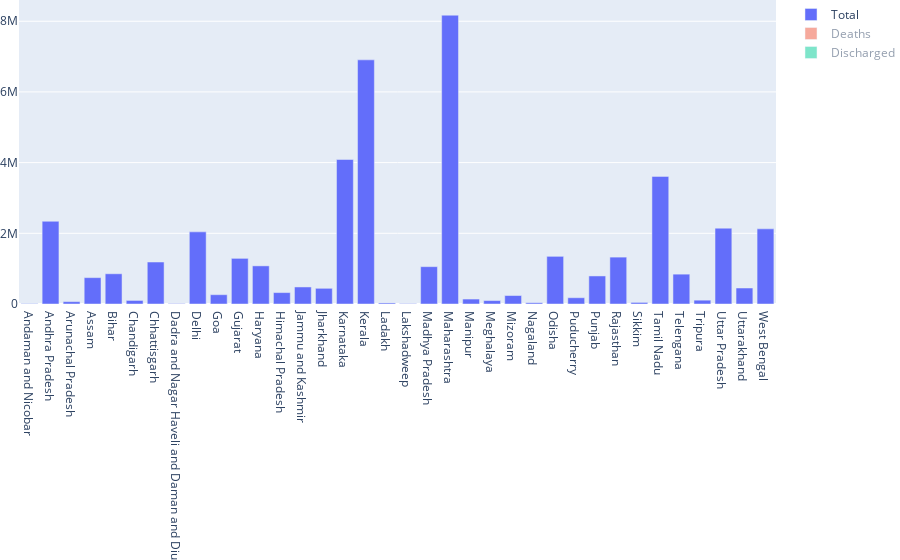

Source (notebook cell):
### Code cell
x = cd['State/UTs'].values
y1 = cd['Total Cases'].values
y2 = cd['Deaths'].values
y3 = cd['Discharged'].values

fig=go.Figure()

fig.add_trace(go.Bar(x=x,y=y1,name="Total"))
fig.add_trace(go.Bar(x=x,y=y2,name="Deaths"))
fig.add_trace(go.Bar(x=x,y=y2,name="Discharged"))

fig.update_layout(
    height=900,
    margin=dict(l=0,r=0,t=0,b=0)
)
fig.show()

### Figure 1 — Plotly figure (JSON) as saved in the notebook; plotly's stock layout.template omitted (floating-point values rounded to 4 significant figures)
{"data": [{"name": "Total", "type": "bar", "x": ["Andaman and Nicobar", "Andhra Pradesh", "Arunachal Pradesh", "Assam", "Bihar", "Chandigarh", "Chhattisgarh", "Dadra and Nagar Haveli and Daman and Diu", "Delhi", "Goa", "Gujarat", "Haryana", "Himachal Pradesh", "Jammu and Kashmir", "Jharkhand", "Karnataka", "Kerala", "Ladakh", "Lakshadweep", "Madhya Pradesh", "Maharashtra", "Manipur", "Meghalaya", "Mizoram", "Nagaland", "Odisha", "Puducherry", "Punjab", "Rajasthan", "Sikkim", "Tamil Nadu", "Telengana", "Tripura", "Uttar Pradesh", "Uttarakhand", "West Bengal"], "y": [10766, 2340676, 67049, 746159, 855267, 100693, 1187695, 11592, 2040910, 263346, 1291383, 1078903, 322905, 482023, 443826, 4088769, 6907241, 29602, 11415, 1056351, 8171048, 140034, 96983, 239560, 36033, 1348409, 177547, 793644, 1326465, 44927, 3610655, 844432, 108493, 2145431, 452571, 2126282]}, {"name": "Deaths", "type": "bar", "visible": "legendonly", "x": ["Andaman and Nicobar", "Andhra Pradesh", "Arunachal Pradesh", "Assam", "Bihar", "Chandigarh", "Chhattisgarh", "Dadra and Nagar Haveli and Daman and Diu", "Delhi", "Goa", "Gujarat", "Haryana", "Himachal Pradesh", "Jammu and Kashmir", "Jharkhand", "Karnataka", "Kerala", "Ladakh", "Lakshadweep", "Madhya Pradesh", "Maharashtra", "Manipur", "Meghalaya", "Mizoram", "Nagaland", "Odisha", "Puducherry", "Punjab", "Rajasthan", "Sikkim", "Tamil Nadu", "Telengana", "Tripura", "Uttar Pradesh", "Uttarakhand", "West Bengal"], "y": [129, 14733, 296, 8035, 12314, 1185, 14190, 4, 26666, 4014, 11079, 10755, 4241, 4792, 5334, 40358, 72042, 231, 52, 10786, 148558, 2149, 1628, 734, 782, 9215, 1981, 19338, 9736, 501, 38081, 4111, 942, 23712, 7768, 21555]}, {"name": "Discharged", "type": "bar", "visible": "legendonly", "x": ["Andaman and Nicobar", "Andhra Pradesh", "Arunachal Pradesh", "Assam", "Bihar", "Chandigarh", "Chhattisgarh", "Dadra and Nagar Haveli and Daman and Diu", "Delhi", "Goa", "Gujarat", "Haryana", "Himachal Pradesh", "Jammu and Kashmir", "Jharkhand", "Karnataka", "Kerala", "Ladakh", "Lakshadweep", "Madhya Pradesh", "Maharashtra", "Manipur", "Meghalaya", "Mizoram", "Nagaland", "Odisha", "Puducherry", "Punjab", "Rajasthan", "Sikkim", "Tamil Nadu", "Telengana", "Tripura", "Uttar Pradesh", "Uttarakhand", "West Bengal"], "y": [129, 14733, 296, 8035, 12314, 1185, 14190, 4, 26666, 4014, 11079, 10755, 4241, 4792, 5334, 40358, 72042, 231, 52, 10786, 148558, 2149, 1628, 734, 782, 9215, 1981, 19338, 9736, 501, 38081, 4111, 942, 23712, 7768, 21555]}], "layout": {"autosize": true, "margin": {"b": 0, "l": 0, "r": 0, "t": 0}, "xaxis": {"autorange": true, "range": [-0.5, 35.5], "type": "category"}, "yaxis": {"autorange": true, "range": [0, 8601000.0], "type": "linear"}}}
